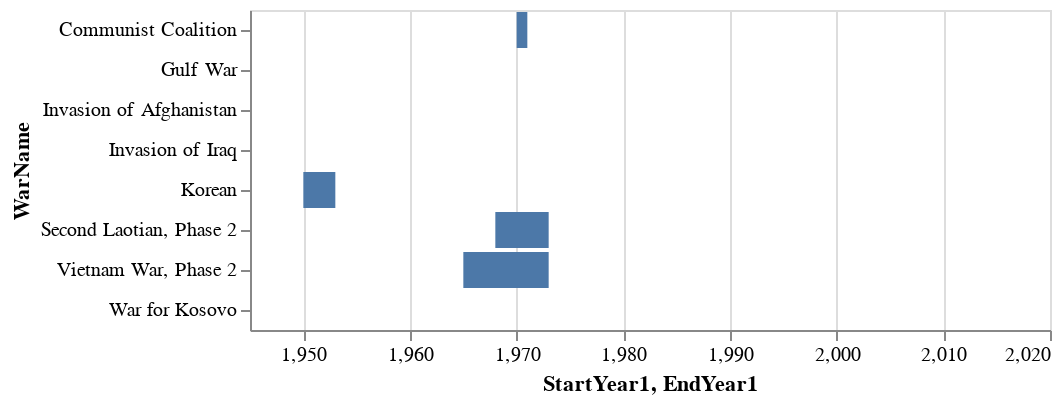

The notebook cell saved with this chart:
### Code cell
import altair as alt
import math
import pandas as pd
import pycountry
from vega_datasets import data

include_folder = "C:/Users/mille/PycharmProjects/VisualizingPower/venv/Include/"

inter_file_location = include_folder + "Inter-StateWarData_v4.0.xlsx"
inter_df = pd.read_excel(inter_file_location)

extra_file_location = include_folder + "Extra-StateWarData_v4.0.xlsx"
extra_df = pd.read_excel(extra_file_location)

intra_file_location = include_folder + "INTRA-STATE_State_participants v5.1.xlsx"
intra_df = pd.read_excel(intra_file_location)


us_wars = inter_df.loc[(inter_df["StateName"] == "United States of America") & (inter_df["StartYear1"] > 1944)]
us_interventions = extra_df.loc[extra_df["SideA"] == "United States of America"]
civil = intra_df.loc[((intra_df["SideA"] == "United States of America") | (intra_df["SideB"] == "United States of America")) & (intra_df["StartYr1"] > 1944)]

print(civil)

alt.Chart(us_wars).mark_bar().encode(
    alt.X('StartYear1', scale=alt.Scale(
            domain=(1945, 2020),
            clamp=True
        )),
    x2='EndYear1',
    y='WarName'
)

### Figure 1 — Vega-Lite specification as saved in the notebook (floating-point values rounded to 4 significant figures)
{"config": {"view": {"continuousWidth": 400, "continuousHeight": 300}}, "data": {"name": "data-bf10ac7b1eceda38296bfbdce5442a52"}, "mark": "bar", "encoding": {"x": {"type": "quantitative", "field": "StartYear1", "scale": {"clamp": true, "domain": [1945, 2020]}}, "x2": {"field": "EndYear1"}, "y": {"type": "nominal", "field": "WarName"}}, "$schema": "https://vega.github.io/schema/vega-lite/v4.8.1.json", "datasets": {"data-bf10ac7b1eceda38296bfbdce5442a52": [{"WarNum": 151, "WarName": "Korean", "WarType": 1, "ccode": 2, "StateName": "United States of America", "Side": 1, "StartMonth1": 6, "StartDay1": 27, "StartYear1": 1950, "EndMonth1": 7, "EndDay1": 27, "EndYear1": 1953, "StartMonth2": -8, "StartDay2": -8, "StartYear2": -8, "EndMonth2": -8, "EndDay2": -8, "EndYear2": -8, "TransFrom": -8, "WhereFought": 7, "Initiator": 2, "Outcome": 6, "TransTo": -8, "BatDeath": 54487, "Version": 4}, {"WarNum": 163, "WarName": "Vietnam War, Phase 2", "WarType": 1, "ccode": 2, "StateName": "United States of America", "Side": 2, "StartMonth1": 2, "StartDay1": 7, "StartYear1": 1965, "EndMonth1": 1, "EndDay1": 27, "EndYear1": 1973, "StartMonth2": -8, "StartDay2": -8, "StartYear2": -8, "EndMonth2": -8, "EndDay2": -8, "EndYear2": -8, "TransFrom": 748, "WhereFought": 7, "Initiator": 1, "Outcome": 2, "TransTo": -8, "BatDeath": 58153, "Version": 4}, {"WarNum": 170, "WarName": "Second Laotian, Phase 2", "WarType": 1, "ccode": 2, "StateName": "United States of America", "Side": 2, "StartMonth1": 1, "StartDay1": 13, "StartYear1": 1968, "EndMonth1": 4, "EndDay1": 17, "EndYear1": 1973, "StartMonth2": -8, "StartDay2": -8, "StartYear2": -8, "EndMonth2": -8, "EndDay2": -8, "EndYear2": -8, "TransFrom": 756, "WhereFought": 7, "Initiator": 2, "Outcome": 2, "TransTo": -8, "BatDeath": 375, "Version": 4}, {"WarNum": 176, "WarName": "Communist Coalition", "WarType": 1, "ccode": 2, "StateName": "United States of America", "Side": 2, "StartMonth1": 5, "StartDay1": 1, "StartYear1": 1970, "EndMonth1": 7, "EndDay1": 2, "EndYear1": 1971, "StartMonth2": -8, "StartDay2": -8, "StartYear2": -8, "EndMonth2": -8, "EndDay2": -8, "EndYear2": -8, "TransFrom": -8, "WhereFought": 7, "Initiator": 2, "Outcome": 4, "TransTo": 785, "BatDeath": 125, "Version": 4}, {"WarNum": 211, "WarName": "Gulf War", "WarType": 1, "ccode": 2, "StateName": "United States of America", "Side": 1, "StartMonth1": 1, "StartDay1": 16, "StartYear1": 1991, "EndMonth1": 4, "EndDay1": 11, "EndYear1": 1991, "StartMonth2": -8, "StartDay2": -8, "StartYear2": -8, "EndMonth2": -8, "EndDay2": -8, "EndYear2": -8, "TransFrom": -8, "WhereFought": 6, "Initiator": 2, "Outcome": 1, "TransTo": -8, "BatDeath": 376, "Version": 4}, {"WarNum": 221, "WarName": "War for Kosovo", "WarType": 1, "ccode": 2, "StateName": "United States of America", "Side": 1, "StartMonth1": 3, "StartDay1": 24, "StartYear1": 1999, "EndMonth1": 6, "EndDay1": 10, "EndYear1": 1999, "StartMonth2": -8, "StartDay2": -8, "StartYear2": -8, "EndMonth2": -8, "EndDay2": -8, "EndYear2": -8, "TransFrom": 900, "WhereFought": 2, "Initiator": 1, "Outcome": 1, "TransTo": -8, "BatDeath": 2, "Version": 4}, {"WarNum": 225, "WarName": "Invasion of Afghanistan", "WarType": 1, "ccode": 2, "StateName": "United States of America", "Side": 1, "StartMonth1": 10, "StartDay1": 7, "StartYear1": 2001, "EndMonth1": 12, "EndDay1": 22, "EndYear1": 2001, "StartMonth2": -8, "StartDay2": -8, "StartYear2": -8, "EndMonth2": -8, "EndDay2": -8, "EndYear2": -8, "TransFrom": 851, "WhereFought": 7, "Initiator": 1, "Outcome": 4, "TransTo": 481, "BatDeath": 2, "Version": 4}, {"WarNum": 227, "WarName": "Invasion of Iraq", "WarType": 1, "ccode": 2, "StateName": "United States of America", "Side": 1, "StartMonth1": 3, "StartDay1": 19, "StartYear1": 2003, "EndMonth1": 5, "EndDay1": 2, "EndYear1": 2003, "StartMonth2": -8, "StartDay2": -8, "StartYear2": -8, "EndMonth2": -8, "EndDay2": -8, "EndYear2": -8, "TransFrom": -8, "WhereFought": 6, "Initiator": 1, "Outcome": 4, "TransTo": 482, "BatDeath": 140, "Version": 4}]}}
